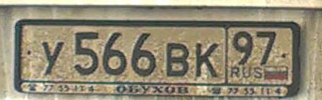
#> input picture im_base_to_angle/started_state_backup/train/19.png, 322 x 100 px, found by its file name
$ jupyter execute --allow-errors Resized_images_to_angle_detect.ipynb
#> lines starting #> are read from the running program, lines starting #| are printed output that depends on the picture
[cell 1]
import tensorflow as tf
import matplotlib
import matplotlib.pyplot as plt
import matplotlib.image as mpimg
import matplotlib.gridspec as gridspec
import numpy as np
import os
import cv2
from PIL import Image
from math import floor, ceil, pi
from glob import glob
import time

[cell 2]
images_train = glob('im_base_to_angle/started_state/train/*.bmp')
images_test = glob('im_base_to_angle/started_state/test/*.jpg')
images_val = glob('im_base_to_angle/started_state/val/*.bmp')

def convert_image_format(images_folder, needed_format):
    images = glob(images_folder)
    for j in images:
        img = cv2.imread(j)
        cv2.imwrite(j[:-3] + needed_format, img)

# convert_image_format('im_base_to_angle/started_state/val/*.bmp', 'png')
# print(images)

[cell 3]
img = matplotlib.pyplot.imread('im_base_to_angle/started_state/train/19.png')
#> img is the input picture: shape (100, 322, 3) float32; mean R, G, B 0.571, 0.543, 0.461
# tf_img = tf.convert_to_tensor(img)
#> (the rest of this cell did not finish here and is left out)

[cell 4]
def get_image_paths(folder):
    files = os.listdir(folder)
    files.sort()
    files = ['{}/{}'.format(folder, file) for file in files]
    return files

[cell 5]
X_img_paths = get_image_paths('im_base_to_angle/started_state/train')
print(X_img_paths)

[cell 6]
IMAGE_SIZE = 600

def tf_resize_images(X_img_file_paths):
    X_data = []
    tf.reset_default_graph()
#> (this line was passed over: tensorflow is not available in this run)
    X = tf.placeholder(tf.float32, (None, None, 3))
    tf_img = tf.image.resize_images(X, (IMAGE_SIZE, IMAGE_SIZE), tf.image.ResizeMethod.NEAREST_NEIGHBOR)
    with tf.Session() as sess:
        sess.run(tf.global_variables_initializer())

        # Each image is resized individually as different image may be of different size.
        for index, file_path in enumerate(X_img_file_paths):
            img = mpimg.imread(file_path)[:, :, :3] # Do not read alpha channel.
            resized_img = sess.run(tf_img, feed_dict = {X: img})
            X_data.append(resized_img)

    X_data = np.array(X_data, dtype = np.float32) # Convert to numpy
    return X_data

#> (a cell that did not finish here is left out)

[cell 8]
matplotlib.rcParams.update({'font.size': 14})

fig, ax = plt.subplots(figsize = (12, 12))
plt.subplot(1, 2, 1)
plt.imshow(mpimg.imread(X_img_paths[0])[:,:,:3])
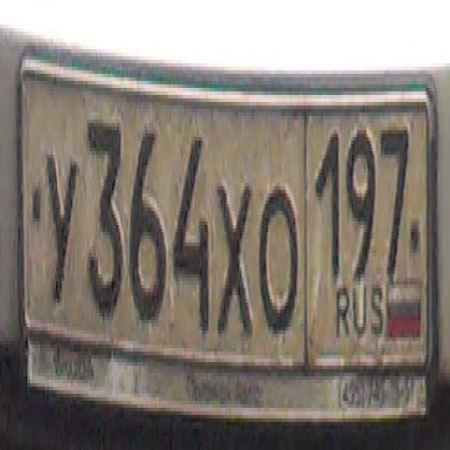
#> input picture im_base_to_angle/resized/train/11_resized.png, 450 x 450 px, found by its file name
plt.title('Original Image')
plt.subplot(1, 2, 2)
#> (the rest of this cell did not finish here and is left out)

#> (a cell that did not finish here is left out)

[cell 10]
X_img_paths = get_image_paths('im_base_to_angle/started_state/train')
for idx, each_img in enumerate(X_img_paths):
    img = cv2.imread(each_img, cv2.IMREAD_UNCHANGED)
#> img: shape (450, 450, 3)
    print(f'Original Dimensions : {img.shape} and idx = {idx + 1}')
#| Original Dimensions : (450, 450, 3) and idx = 1

    width = 150
    height = 450
    dim = (width, width)

    # resize image
    resized = cv2.resize(img, dim, interpolation = cv2.INTER_AREA)
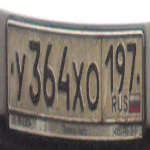
#> resized: shape (150, 150, 3); mean B, G, R 118.6, 126.2, 133.8

    print('Resized Dimensions : ',resized.shape)
#| Resized Dimensions :  (150, 150, 3)

#     cv2.imshow("Resized image", resized)
#     cv2.waitKey(0)
#     cv2.destroyAllWindows()

    cv2.imwrite(f'im_base_to_angle/resized/train/{idx + 1}_resized.png', resized)
#> pass 2 of the loop `for idx, each_img in enumerate(X_img_paths):`:
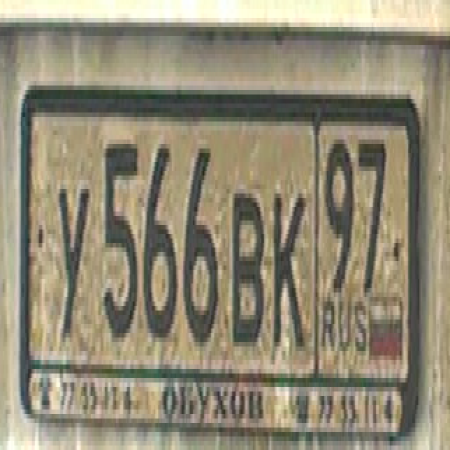
#> input picture im_base_to_angle/resized/train/12_resized.png, 450 x 450 px, found by its file name
#> img is the input picture: shape (450, 450, 3); mean B, G, R 117.6, 138.5, 145.5
#| Original Dimensions : (450, 450, 3) and idx = 2
#> `resized = cv2.resize(img, dim, interpolation = cv2.INTER_AREA)`:
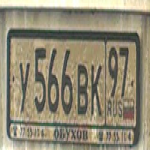
#> resized: shape (150, 150, 3); mean B, G, R 117.6, 138.4, 145.5
#| Resized Dimensions :  (150, 150, 3)
#> pass 3 of the loop `for idx, each_img in enumerate(X_img_paths):`:
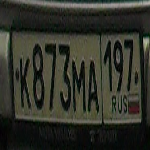
#> input picture im_base_to_angle/resized/train/13_resized.png, 150 x 150 px, found by its file name
#> img is the input picture: shape (150, 150, 3); mean B, G, R 41.7, 50.9, 49.2
#| Original Dimensions : (150, 150, 3) and idx = 3
#| Resized Dimensions :  (150, 150, 3)

[cell 11]
def rotate_images(X_imgs, start_angle, end_angle, n_images):
    X_rotate = []
    iterate_at = (end_angle - start_angle) / (n_images - 1)

    tf.reset_default_graph()
    X = tf.placeholder(tf.float32, shape = (None, IMAGE_SIZE, IMAGE_SIZE, 3))
    radian = tf.placeholder(tf.float32, shape = (len(X_imgs)))
    tf_img = tf.contrib.image.rotate(X, radian)
    with tf.Session() as sess:
        sess.run(tf.global_variables_initializer())

        for index in range(n_images):
            degrees_angle = start_angle + index * iterate_at
            radian_value = degrees_angle * pi / 180  # Convert to radian
            radian_arr = [radian_value] * len(X_imgs)
            rotated_imgs = sess.run(tf_img, feed_dict = {X: X_imgs, radian: radian_arr})
            X_rotate.extend(rotated_imgs)

    X_rotate = np.array(X_rotate, dtype = np.float32)
    return X_rotate

#> (a cell that did not finish here is left out)

[cell 13]
matplotlib.rcParams.update({'font.size': 11})

fig, ax = plt.subplots(figsize = (16, 11))
gs = gridspec.GridSpec(3, 5)
gs.update(wspace = 0.30, hspace = 0.0002)

plt.subplot(gs[0])
#> (the rest of this cell did not finish here and is left out)

[cell 14]
X_img_paths_resized = get_image_paths('im_base_to_angle/resized/train')
print(X_img_paths_resized[0].split('/'))
print(X_img_paths_resized[0].split('/')[-1][:-4])
print(X_img_paths_resized)

[cell 15]
for idx, each_img in enumerate(X_img_paths_resized):
    img = cv2.imread(each_img, cv2.IMREAD_UNCHANGED)
    image_resized_name = each_img.split('/')[-1][:-4]
    # get image height, width
    (h, w) = img.shape[:2]
#> h = 450; w = 450
    # calculate the center of the image
    center = (w / 2, h / 2)
#> center = (225, 225)

    scale = 1.0

    for i in range(1, 361):
        M = cv2.getRotationMatrix2D(center, i, scale)
        rotated = cv2.warpAffine(img, M, (h, w))
        cv2.imshow('Original Image',rotated)
        cv2.waitKey(0) # waits until a key is pressed
        cv2.destroyAllWindows() # destroys the window showing image
#> this loop made 360 passes
#> pass 1, `rotated = cv2.warpAffine(img, M, (h, w))`:
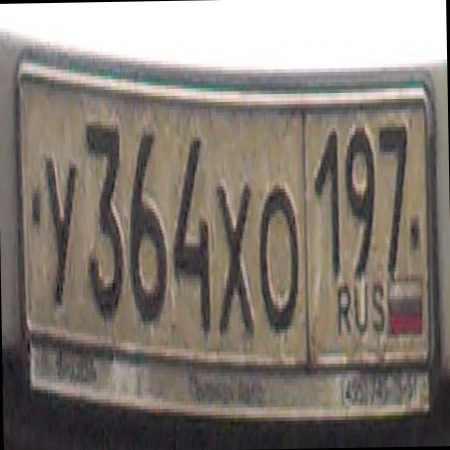
#> rotated: shape (450, 450, 3); mean B, G, R 117.5, 125.1, 132.6
#> pass 2, `rotated = cv2.warpAffine(img, M, (h, w))`:
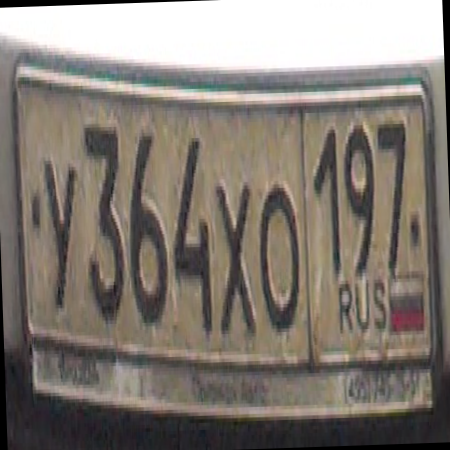
#> rotated: shape (450, 450, 3); mean B, G, R 116.4, 124, 131.5
#> pass 3, `rotated = cv2.warpAffine(img, M, (h, w))`:
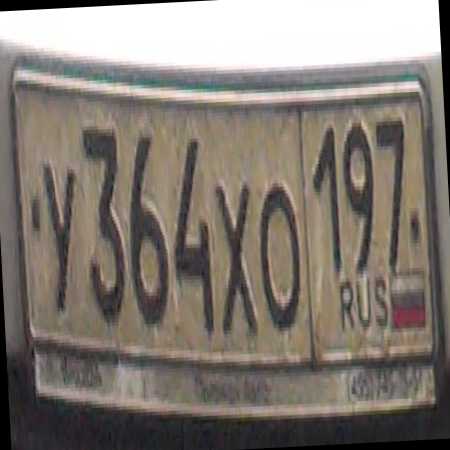
#> rotated: shape (450, 450, 3); mean B, G, R 115.4, 123, 130.5
#> pass 2 of the loop `for idx, each_img in enumerate(X_img_paths_resized):`:
#> the loop `for i in range(1, 361):` made 360 passes
#> M on passes 1 to 3: [[1, 0.0175, -3.89], [-0.0175, 1, 3.96]], [[0.999, 0.0349, -7.72], [-0.0349, 0.999, 7.99]], [[0.999, 0.0523, -11.47], [-0.0523, 0.999, 12.08]]
#> pass 3, `rotated = cv2.warpAffine(img, M, (h, w))`:
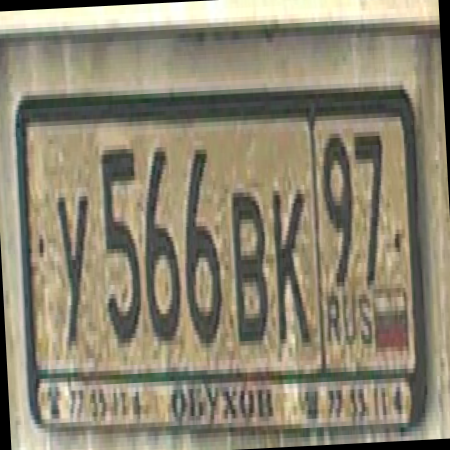
#> rotated: shape (450, 450, 3); mean B, G, R 113.5, 133.7, 140.6
#> pass 3 of the loop `for idx, each_img in enumerate(X_img_paths_resized):`:
#> the loop `for i in range(1, 361):` made 360 passes
#> M on passes 1 to 3: [[1, 0.0175, -1.3], [-0.0175, 1, 1.32]], [[0.999, 0.0349, -2.57], [-0.0349, 0.999, 2.66]], [[0.999, 0.0523, -3.82], [-0.0523, 0.999, 4.03]]
#> pass 1, `rotated = cv2.warpAffine(img, M, (h, w))`:
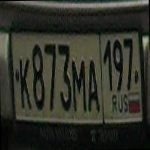
#> rotated: shape (150, 150, 3); mean B, G, R 41.3, 50.5, 48.9
#> pass 3, `rotated = cv2.warpAffine(img, M, (h, w))`:
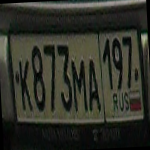
#> rotated: shape (150, 150, 3); mean B, G, R 40.6, 49.7, 48.2
# [7 lines of commented-out code are left out]
